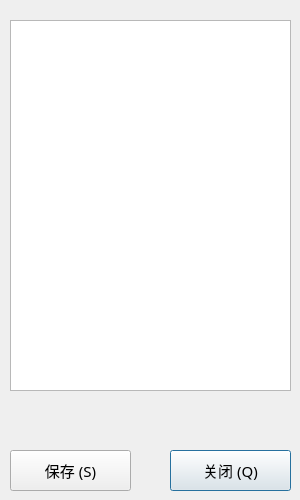
<?xml version="1.0" encoding="UTF-8"?>
<ui version="4.0">
 <class>Score</class>
 <widget class="QDialog" name="Score">
  <property name="geometry">
   <rect>
    <x>0</x>
    <y>0</y>
    <width>300</width>
    <height>500</height>
   </rect>
  </property>
  <property name="minimumSize">
   <size>
    <width>300</width>
    <height>500</height>
   </size>
  </property>
  <property name="maximumSize">
   <size>
    <width>300</width>
    <height>500</height>
   </size>
  </property>
  <property name="font">
   <font>
    <family>微软雅黑</family>
    <pointsize>11</pointsize>
   </font>
  </property>
  <property name="windowTitle">
   <string>排行榜</string>
  </property>
  <property name="windowIcon">
   <iconset resource="resources.qrc">
    <normaloff>:/icon/Resources/icon.png</normaloff>:/icon/Resources/icon.png</iconset>
  </property>
  <widget class="QPushButton" name="pushButton">
   <property name="geometry">
    <rect>
     <x>170</x>
     <y>450</y>
     <width>121</width>
     <height>41</height>
    </rect>
   </property>
   <property name="text">
    <string>关闭 (Q)</string>
   </property>
   <property name="shortcut">
    <string>Q</string>
   </property>
  </widget>
  <widget class="QTextEdit" name="textEdit">
   <property name="geometry">
    <rect>
     <x>10</x>
     <y>20</y>
     <width>281</width>
     <height>371</height>
    </rect>
   </property>
  </widget>
  <widget class="QPushButton" name="pushButton_2">
   <property name="geometry">
    <rect>
     <x>10</x>
     <y>450</y>
     <width>121</width>
     <height>41</height>
    </rect>
   </property>
   <property name="text">
    <string>保存 (S)</string>
   </property>
   <property name="shortcut">
    <string>S</string>
   </property>
  </widget>
  <widget class="QLabel" name="label">
   <property name="geometry">
    <rect>
     <x>10</x>
     <y>400</y>
     <width>281</width>
     <height>41</height>
    </rect>
   </property>
   <property name="text">
    <string/>
   </property>
  </widget>
 </widget>
 <resources>
  <include location="resources.qrc"/>
 </resources>
 <connections>
  <connection>
   <sender>pushButton</sender>
   <signal>clicked()</signal>
   <receiver>Score</receiver>
   <slot>close()</slot>
   <hints>
    <hint type="sourcelabel">
     <x>245</x>
     <y>475</y>
    </hint>
    <hint type="destinationlabel">
     <x>149</x>
     <y>249</y>
    </hint>
   </hints>
  </connection>
 </connections>
</ui>
